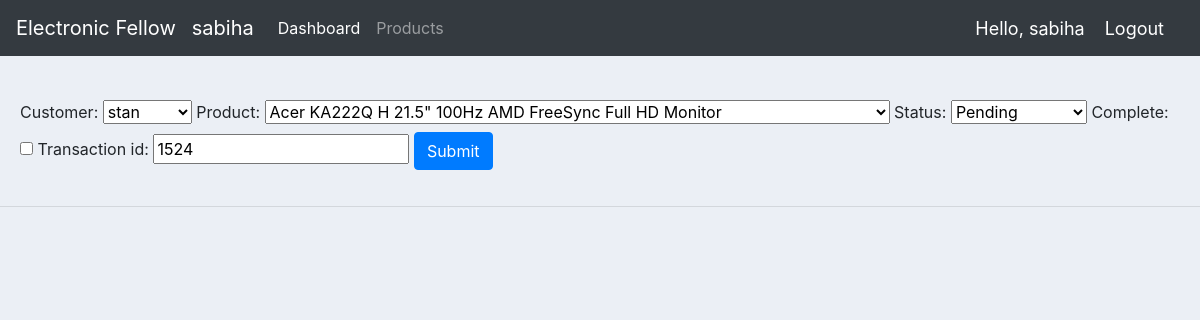
/admin-panel/update_order/6 (signed in), run on an earlier commit of the app's database.
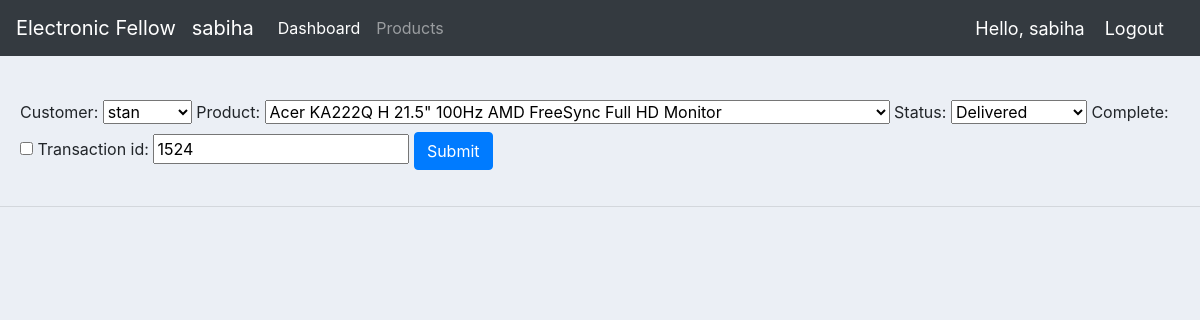
And on a later commit of the database.
### store/models.py (models this page shows, shortened)
class Order(models.Model):
    STATUS = (
        ('Pending', 'Pending'),
        ('Out of Delivery', 'Out of Delivery'),
        ('Delivered', 'Delivered')
    )
    date_ordered = models.DateTimeField(auto_now_add=True, null=True)
    customer = models.ForeignKey(Customer, on_delete=models.SET_NULL, null = True, blank=True)
    product = models.ForeignKey(Product, on_delete=models.SET_NULL, null = True)
    status = models.CharField(max_length=200, null=True, choices=STATUS)
    complete = models.BooleanField(default=False)
    transaction_id = models.CharField(max_length=100, null=True)

### store/decorators.py (the view)
        def wrapper_func(request, *args, **kwargs):
            group=None
            if request.user.groups.exists():
                group = request.user.groups.all()[0].name
            print(group)
            if group in allowed_roles:
                return view_func(request, *args, **kwargs)
            else:
                return HttpResponse('You are not authorized!')

### store/forms.py
class OrderForm(ModelForm):
    class Meta:
        model = Order
        fields = '__all__'

### store/models.py (called while the page is built)
    def __str__(self):
        return self.name

    def __str__(self):
        return self.name

### store/views.py (called while the page is built)
@login_required(login_url='login')
@allowed_users(allowed_roles=['admin'])
def updateOrder(request, pk):
    order = Order.objects.get(id=pk)
    form = OrderForm(instance=order)
    if request.method == "POST":
        form = OrderForm(request.POST, instance=order)
        if form.is_valid():
            form.save()
            return redirect('dashboard')
    context = {'form':form}
    return render(request, 'store/order_form.html', context)

### store/templates/store/order_form.html (shortened to what this page needs)
{% extends 'store/base.html' %}
{% load static %}
{% block content %}
<br>
<div class="row">
    <div class="col-md">
        <div class="car card-body">
            <form action="" method="POST">
                {{form}}
                <button type="submit" class="btn btn-primary">Submit</button>
            </form>
        </div>
    </div>
</div>
{% endblock %}

What changed in the data, as far as the page shows it:
changed Order "stan": status "Pending" → "Delivered"
